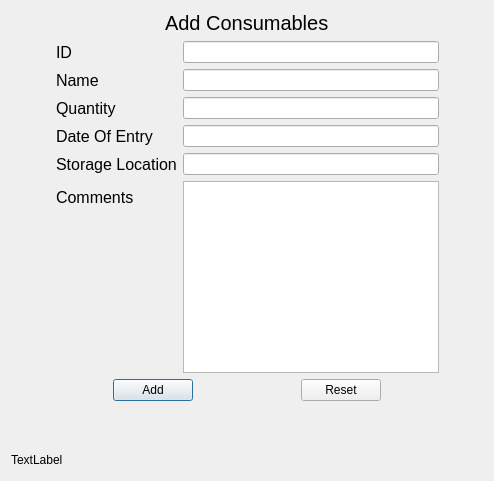
<?xml version="1.0" encoding="UTF-8"?>
<ui version="4.0">
 <class>CAdd</class>
 <widget class="QDialog" name="CAdd">
  <property name="geometry">
   <rect>
    <x>0</x>
    <y>0</y>
    <width>494</width>
    <height>481</height>
   </rect>
  </property>
  <property name="windowTitle">
   <string>Dialog</string>
  </property>
  <layout class="QVBoxLayout" name="verticalLayout">
   <item>
    <layout class="QHBoxLayout" name="horizontalLayout">
     <item>
      <spacer name="horizontalSpacer">
       <property name="orientation">
        <enum>Qt::Horizontal</enum>
       </property>
       <property name="sizeHint" stdset="0">
        <size>
         <width>40</width>
         <height>20</height>
        </size>
       </property>
      </spacer>
     </item>
     <item>
      <widget class="QLabel" name="label_7">
       <property name="sizePolicy">
        <sizepolicy hsizetype="Fixed" vsizetype="Fixed">
         <horstretch>0</horstretch>
         <verstretch>0</verstretch>
        </sizepolicy>
       </property>
       <property name="font">
        <font>
         <pointsize>15</pointsize>
        </font>
       </property>
       <property name="text">
        <string>Add Consumables</string>
       </property>
      </widget>
     </item>
     <item>
      <spacer name="horizontalSpacer_2">
       <property name="orientation">
        <enum>Qt::Horizontal</enum>
       </property>
       <property name="sizeHint" stdset="0">
        <size>
         <width>40</width>
         <height>20</height>
        </size>
       </property>
      </spacer>
     </item>
    </layout>
   </item>
   <item>
    <layout class="QHBoxLayout" name="horizontalLayout_2">
     <item>
      <spacer name="horizontalSpacer_3">
       <property name="orientation">
        <enum>Qt::Horizontal</enum>
       </property>
       <property name="sizeHint" stdset="0">
        <size>
         <width>40</width>
         <height>20</height>
        </size>
       </property>
      </spacer>
     </item>
     <item>
      <layout class="QFormLayout" name="formLayout">
       <item row="0" column="1">
        <widget class="QLineEdit" name="lineEditCAddID"/>
       </item>
       <item row="0" column="0">
        <widget class="QLabel" name="label">
         <property name="font">
          <font>
           <pointsize>12</pointsize>
          </font>
         </property>
         <property name="text">
          <string>ID</string>
         </property>
         <property name="buddy">
          <cstring>lineEditCAddID</cstring>
         </property>
        </widget>
       </item>
       <item row="1" column="0">
        <widget class="QLabel" name="label_2">
         <property name="font">
          <font>
           <pointsize>12</pointsize>
          </font>
         </property>
         <property name="text">
          <string>Name</string>
         </property>
         <property name="buddy">
          <cstring>lineEditCAddName</cstring>
         </property>
        </widget>
       </item>
       <item row="1" column="1">
        <widget class="QLineEdit" name="lineEditCAddName"/>
       </item>
       <item row="2" column="0">
        <widget class="QLabel" name="label_3">
         <property name="font">
          <font>
           <pointsize>12</pointsize>
          </font>
         </property>
         <property name="text">
          <string>Quantity</string>
         </property>
         <property name="buddy">
          <cstring>lineEditCAddQrantity</cstring>
         </property>
        </widget>
       </item>
       <item row="3" column="0">
        <widget class="QLabel" name="label_4">
         <property name="font">
          <font>
           <pointsize>12</pointsize>
          </font>
         </property>
         <property name="text">
          <string>Date Of Entry</string>
         </property>
         <property name="buddy">
          <cstring>lineEditCAddDate</cstring>
         </property>
        </widget>
       </item>
       <item row="4" column="0">
        <widget class="QLabel" name="label_5">
         <property name="font">
          <font>
           <pointsize>12</pointsize>
          </font>
         </property>
         <property name="text">
          <string>Storage Location</string>
         </property>
         <property name="buddy">
          <cstring>lineEditCAdStorage</cstring>
         </property>
        </widget>
       </item>
       <item row="2" column="1">
        <widget class="QLineEdit" name="lineEditCAddQrantity"/>
       </item>
       <item row="3" column="1">
        <widget class="QLineEdit" name="lineEditCAddDate"/>
       </item>
       <item row="4" column="1">
        <widget class="QLineEdit" name="lineEditCAdStorage"/>
       </item>
       <item row="5" column="0">
        <widget class="QLabel" name="label_6">
         <property name="font">
          <font>
           <pointsize>12</pointsize>
          </font>
         </property>
         <property name="text">
          <string>Comments</string>
         </property>
        </widget>
       </item>
       <item row="5" column="1">
        <widget class="QTextEdit" name="textEditCAddComment"/>
       </item>
      </layout>
     </item>
     <item>
      <spacer name="horizontalSpacer_4">
       <property name="orientation">
        <enum>Qt::Horizontal</enum>
       </property>
       <property name="sizeHint" stdset="0">
        <size>
         <width>40</width>
         <height>20</height>
        </size>
       </property>
      </spacer>
     </item>
    </layout>
   </item>
   <item>
    <layout class="QHBoxLayout" name="horizontalLayout_3">
     <item>
      <spacer name="horizontalSpacer_5">
       <property name="orientation">
        <enum>Qt::Horizontal</enum>
       </property>
       <property name="sizeHint" stdset="0">
        <size>
         <width>40</width>
         <height>20</height>
        </size>
       </property>
      </spacer>
     </item>
     <item>
      <widget class="QPushButton" name="pushButtonCAddAdd">
       <property name="text">
        <string>Add</string>
       </property>
      </widget>
     </item>
     <item>
      <spacer name="horizontalSpacer_6">
       <property name="orientation">
        <enum>Qt::Horizontal</enum>
       </property>
       <property name="sizeHint" stdset="0">
        <size>
         <width>40</width>
         <height>20</height>
        </size>
       </property>
      </spacer>
     </item>
     <item>
      <widget class="QPushButton" name="pushButtonCAddReset">
       <property name="text">
        <string>Reset</string>
       </property>
      </widget>
     </item>
     <item>
      <spacer name="horizontalSpacer_7">
       <property name="orientation">
        <enum>Qt::Horizontal</enum>
       </property>
       <property name="sizeHint" stdset="0">
        <size>
         <width>40</width>
         <height>20</height>
        </size>
       </property>
      </spacer>
     </item>
    </layout>
   </item>
   <item>
    <spacer name="verticalSpacer">
     <property name="orientation">
      <enum>Qt::Vertical</enum>
     </property>
     <property name="sizeHint" stdset="0">
      <size>
       <width>20</width>
       <height>40</height>
      </size>
     </property>
    </spacer>
   </item>
   <item>
    <layout class="QHBoxLayout" name="horizontalLayout_4">
     <item>
      <widget class="QLabel" name="labelCAddStatus">
       <property name="text">
        <string>TextLabel</string>
       </property>
      </widget>
     </item>
     <item>
      <spacer name="horizontalSpacer_8">
       <property name="orientation">
        <enum>Qt::Horizontal</enum>
       </property>
       <property name="sizeHint" stdset="0">
        <size>
         <width>40</width>
         <height>20</height>
        </size>
       </property>
      </spacer>
     </item>
    </layout>
   </item>
  </layout>
 </widget>
 <resources/>
 <connections/>
</ui>
